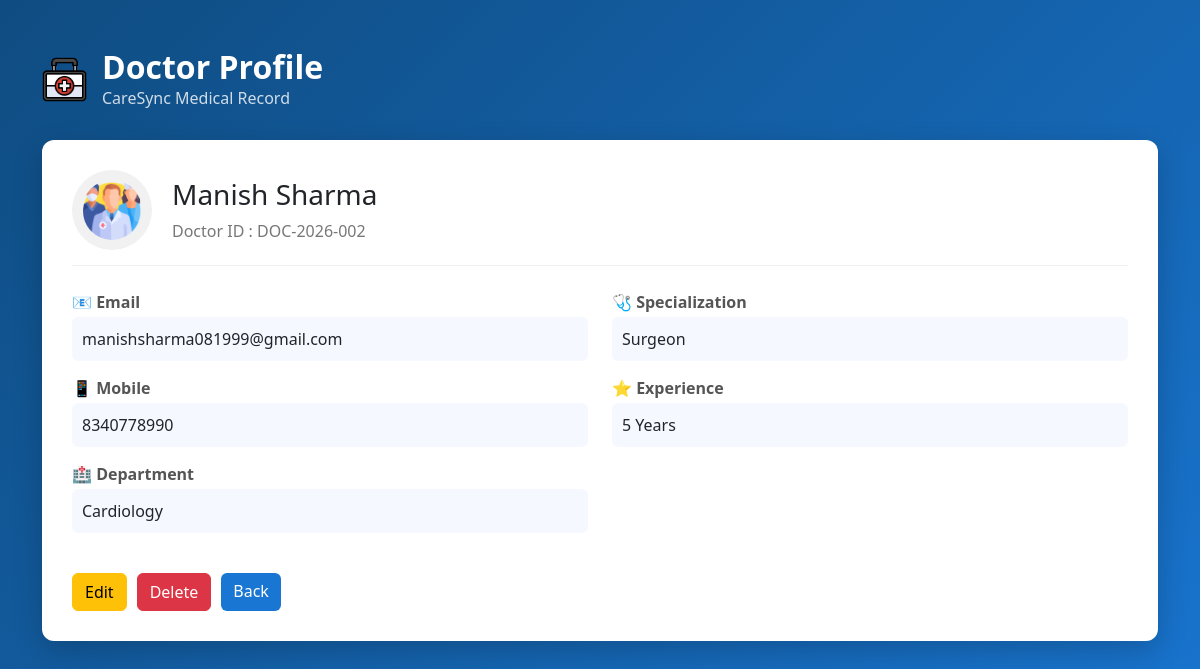
Screenshot of /Admin/view_doctor.php?id=DOC-2026-002 with the database file from the repository.
### tables this page shows
CREATE TABLE `doctors` (
  `id` int(11) NOT NULL,
  `doctor_code` varchar(20) DEFAULT NULL,
  `full_name` varchar(100) NOT NULL,
  `department` varchar(50) NOT NULL,
  `specialization` varchar(100) DEFAULT NULL,
  `experience` int(11) DEFAULT 0,
  `contact` varchar(15) DEFAULT NULL,
  `email` varchar(100) NOT NULL,
  `password` varchar(255) NOT NULL,
  `created_at` timestamp NOT NULL DEFAULT current_timestamp()
);

### Admin/view_doctor.php (the view, shortened to what this page needs)
<!DOCTYPE html>
<html lang="en">
<head>
    <link rel="stylesheet" href="../Bootstrap/bootstrap.min.css">
    <link rel="stylesheet" href="../styles/view_doctor.css">
</head>
<body>
    <div class="container py-5">
        <div class="header-section">
            <img src="../icons/doctor.png" width="45">
            <div>
                <h2>Doctor Profile</h2>
                <p>CareSync Medical Record</p>
            </div>
        </div>
        <?php
        require_once '../dbconnect.php';
          $id = $_GET['id'];
        $qry = "SELECT * FROM doctors WHERE doctor_code = ?";
        $stmt = $conn->prepare($qry);
        $stmt->bind_param("i", $id);
        $stmt->execute();
        $result = $stmt->get_result();
        if ($result->num_rows > 0) {
            $data = $result->fetch_assoc();
            ?>
            <div class="doctor-card">
                <div class="doctor-top">
                    <div class="avatar">
                        <img src="../icons/medical-team.png">
                    </div>
                    <div class="doctor-name">
                        <h3>
                            <?php echo $data['full_name']; ?>
                        </h3>
                        <p>Doctor ID :
                            <?php echo $id; ?>
                        </p>
                    </div>
                </div>
                <div class="row mt-4">
                    <div class="col-md-6">
                        <div class="info">
                            <span>📧 Email</span>
                            <p>
                                <?php echo $data['email']; ?>
                            </p>
                        </div>
                        <div class="info">
                            <span>📱 Mobile</span>
                            <p>
                                <?php echo $data['contact']; ?>
                            </p>
                        </div>
                        <div class="info">
                            <span>🏥 Department</span>
                            <p>
                                <?php echo $data['department']; ?>
                            </p>
                        </div>
                    </div>
                    <div class="col-md-6">
                        <div class="info">
                            <span>🩺 Specialization</span>
                            <p>
                                <?php echo $data['specialization']; ?>
                            </p>
                        </div>
                        <div class="info">
                            <span>⭐ Experience</span>
                            <p>
                                <?php echo $data['experience']; ?> Years
                            </p>
                        </div>
                </div>
                </div>
                <div class="btn-area">
                    <a href="edit_doctor.php?id=<?php echo $id ?>" class="btn btn-warning">Edit</a>
                    <a href="delete_doctor.php?id=<?php echo $id ?>" class="btn btn-danger"
                        onclick="return confirm('Are you sure you want to delete this doctor?')">
                        Delete
                 </a>
                    <a href="manage_doctor.php" class="btn btn-primary">Back</a>
                </div>
           </div>
            <?php
        } else {
            echo "<h3 class='text-white text-center'>Invalid Doctor ID</h3>";
        }
        ?>
    </div>
</body>
</html>

### styles/view_doctor.css (style rules this page uses)
body { background:linear-gradient(135deg,#0f4c81,#1976d2); font-family:Segoe UI; min-height:100vh; }
.header-section { display:flex; align-items:center; gap:15px; color:white; margin-bottom:30px; }
.header-section h2 { margin:0; font-weight:600; }
.header-section p { margin:0; opacity:.8; }
.doctor-card { background:white; padding:30px; border-radius:12px; box-shadow:0 10px 30px rgba(0,0,0,0.2); }
.doctor-top { display:flex; align-items:center; gap:20px; border-bottom:1px solid #eee; padding-bottom:15px; }
.avatar img { width:80px; height:80px; border-radius:50%; background:#f1f1f1; padding:10px; }
.doctor-name p { margin:0; color:#777; }
.info { margin-bottom:15px; }
.info span { font-weight:600; color:#555; display:block; margin-bottom:3px; }
.info p { background:#f5f9ff; padding:10px; border-radius:6px; margin:0; }
.btn-area { margin-top:25px; display:flex; gap:10px; }
.btn-primary { background:#1976d2; border:none; }

### rows the page displays
doctors: full_name "Manish Sharma", email "manishsharma081999@gmail.com", contact "8340778990", department "Cardiology", specialization "Surgeon", experience "5"

### other values shown
$id "DOC-2026-002"
